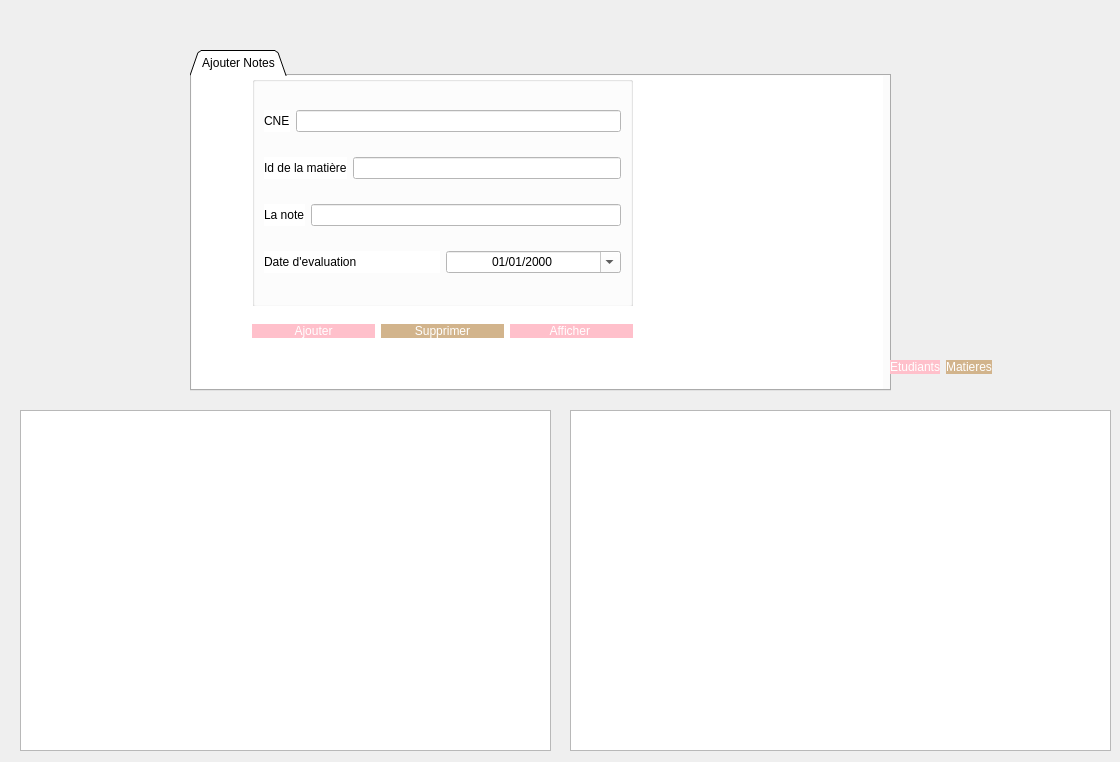
<?xml version="1.0" encoding="UTF-8"?>
<ui version="4.0">
 <class>menuProf</class>
 <widget class="QDialog" name="menuProf">
  <property name="geometry">
   <rect>
    <x>0</x>
    <y>0</y>
    <width>1120</width>
    <height>762</height>
   </rect>
  </property>
  <property name="windowTitle">
   <string>Dialog</string>
  </property>
  <property name="styleSheet">
   <string notr="true"/>
  </property>
  <widget class="QTabWidget" name="tabWidget">
   <property name="geometry">
    <rect>
     <x>190</x>
     <y>50</y>
     <width>701</width>
     <height>341</height>
    </rect>
   </property>
   <property name="maximumSize">
    <size>
     <width>16777215</width>
     <height>341</height>
    </size>
   </property>
   <property name="tabPosition">
    <enum>QTabWidget::North</enum>
   </property>
   <property name="tabShape">
    <enum>QTabWidget::Triangular</enum>
   </property>
   <property name="currentIndex">
    <number>0</number>
   </property>
   <widget class="QWidget" name="tab_Notes">
    <property name="enabled">
     <bool>true</bool>
    </property>
    <attribute name="title">
     <string>Ajouter Notes</string>
    </attribute>
    <widget class="QWidget" name="widget_2" native="true">
     <property name="geometry">
      <rect>
       <x>0</x>
       <y>0</y>
       <width>691</width>
       <height>321</height>
      </rect>
     </property>
     <property name="styleSheet">
      <string notr="true">background: white</string>
     </property>
     <widget class="QGroupBox" name="groupBox_6">
      <property name="geometry">
       <rect>
        <x>60</x>
        <y>0</y>
        <width>381</width>
        <height>231</height>
       </rect>
      </property>
      <property name="title">
       <string/>
      </property>
      <layout class="QVBoxLayout" name="verticalLayout_6">
       <item>
        <layout class="QHBoxLayout" name="horizontalLayout_25">
         <item>
          <widget class="QLabel" name="label_20">
           <property name="text">
            <string>CNE</string>
           </property>
          </widget>
         </item>
         <item>
          <widget class="QLineEdit" name="texte_CNE_Etudiant_2">
           <property name="inputMask">
            <string/>
           </property>
           <property name="text">
            <string/>
           </property>
          </widget>
         </item>
        </layout>
       </item>
       <item>
        <layout class="QHBoxLayout" name="horizontalLayout_26">
         <item>
          <widget class="QLabel" name="label_21">
           <property name="text">
            <string>Id de la matière</string>
           </property>
          </widget>
         </item>
         <item>
          <widget class="QLineEdit" name="texte_Id_Matier_2"/>
         </item>
        </layout>
       </item>
       <item>
        <layout class="QHBoxLayout" name="horizontalLayout_27">
         <item>
          <widget class="QLabel" name="label_22">
           <property name="text">
            <string>La note</string>
           </property>
          </widget>
         </item>
         <item>
          <widget class="QLineEdit" name="texte_Note_2"/>
         </item>
        </layout>
       </item>
       <item>
        <layout class="QHBoxLayout" name="horizontalLayout_17">
         <item>
          <widget class="QLabel" name="label_14">
           <property name="text">
            <string>Date d'evaluation</string>
           </property>
           <property name="textFormat">
            <enum>Qt::AutoText</enum>
           </property>
          </widget>
         </item>
         <item>
          <widget class="QDateTimeEdit" name="Date">
           <property name="enabled">
            <bool>true</bool>
           </property>
           <property name="mouseTracking">
            <bool>false</bool>
           </property>
           <property name="wrapping">
            <bool>false</bool>
           </property>
           <property name="alignment">
            <set>Qt::AlignCenter</set>
           </property>
           <property name="buttonSymbols">
            <enum>QAbstractSpinBox::PlusMinus</enum>
           </property>
           <property name="accelerated">
            <bool>false</bool>
           </property>
           <property name="showGroupSeparator" stdset="0">
            <bool>false</bool>
           </property>
           <property name="displayFormat">
            <string>dd/MM/yyyy </string>
           </property>
           <property name="calendarPopup">
            <bool>true</bool>
           </property>
          </widget>
         </item>
        </layout>
       </item>
      </layout>
     </widget>
     <widget class="QWidget" name="horizontalLayoutWidget_6">
      <property name="geometry">
       <rect>
        <x>60</x>
        <y>230</y>
        <width>381</width>
        <height>51</height>
       </rect>
      </property>
      <layout class="QHBoxLayout" name="horizontalLayout_28">
       <item>
        <widget class="QPushButton" name="pushButton_ajouter_6">
         <property name="styleSheet">
          <string notr="true">QPushButton
{
border:none;
color:white;
background-color:pink;
font: 100 10pt “Arial”;
border-radius:20px solid;
}
QPushButton:Hover
{
background-color:gold;
border-radius:20px;
border-radius:30px;

}
QPushButton:Hover:pressed
{
background-color:green;
color:blue
border-bottom:10px solid black;
}

</string>
         </property>
         <property name="text">
          <string>Ajouter</string>
         </property>
        </widget>
       </item>
       <item>
        <widget class="QPushButton" name="pushButton_supprimer_6">
         <property name="styleSheet">
          <string notr="true">QPushButton
{
border:none;
color:white;
background-color:tan;
font: 100 10pt “Arial”;
border-radius:20px solid;
}
QPushButton:Hover
{
background-color:gold;
border-radius:20px;
border-radius:30px;

}
QPushButton:Hover:pressed
{
background-color:green;
color:blue
border-bottom:10px solid black;
}

</string>
         </property>
         <property name="text">
          <string>Supprimer</string>
         </property>
        </widget>
       </item>
       <item>
        <widget class="QPushButton" name="pushButton_afficher_6">
         <property name="styleSheet">
          <string notr="true">QPushButton
{
border:none;
color:white;
background-color:pink;
font: 100 10pt “Arial”;
border-radius:20px solid;
}
QPushButton:Hover
{
background-color:gold;
border-radius:20px;
border-radius:30px;

}
QPushButton:Hover:pressed
{
background-color:green;
color:blue
border-bottom:10px solid black;
}

</string>
         </property>
         <property name="text">
          <string>Afficher </string>
         </property>
        </widget>
       </item>
      </layout>
     </widget>
     <widget class="QLabel" name="label">
      <property name="geometry">
       <rect>
        <x>470</x>
        <y>30</y>
        <width>201</width>
        <height>241</height>
       </rect>
      </property>
      <property name="text">
       <string/>
      </property>
      <property name="pixmap">
       <pixmap>../../../../../Screenshot 2024-01-08 145938.png</pixmap>
      </property>
     </widget>
    </widget>
   </widget>
  </widget>
  <widget class="QTableView" name="tableView">
   <property name="geometry">
    <rect>
     <x>20</x>
     <y>410</y>
     <width>531</width>
     <height>341</height>
    </rect>
   </property>
  </widget>
  <widget class="QTableView" name="tableView_2">
   <property name="geometry">
    <rect>
     <x>570</x>
     <y>410</y>
     <width>541</width>
     <height>341</height>
    </rect>
   </property>
  </widget>
  <widget class="QWidget" name="horizontalLayoutWidget_7">
   <property name="geometry">
    <rect>
     <x>890</x>
     <y>360</y>
     <width>221</width>
     <height>71</height>
    </rect>
   </property>
   <layout class="QHBoxLayout" name="horizontalLayout_30">
    <property name="spacing">
     <number>6</number>
    </property>
    <property name="sizeConstraint">
     <enum>QLayout::SetFixedSize</enum>
    </property>
    <property name="rightMargin">
     <number>0</number>
    </property>
    <property name="bottomMargin">
     <number>3</number>
    </property>
    <item>
     <widget class="QPushButton" name="pushButton_All_Etudiant_8">
      <property name="styleSheet">
       <string notr="true">QPushButton
{
border:none;
color:white;
background-color:pink;
font: 100 10pt “Arial”;
border-radius:20px solid;
}
QPushButton:Hover
{
background-color:gold;
border-radius:20px;
border-radius:30px;

}
QPushButton:Hover:pressed
{
background-color:green;
color:blue
border-bottom:10px solid black;
}

</string>
      </property>
      <property name="text">
       <string>Etudiants</string>
      </property>
     </widget>
    </item>
    <item>
     <widget class="QPushButton" name="pushButton_All_Matiers_8">
      <property name="styleSheet">
       <string notr="true">QPushButton
{
border:none;
color:white;
background-color:tan;
font: 100 10pt “Arial”;
border-radius:20px solid;
}
QPushButton:Hover
{
background-color:gold;
border-radius:20px;
border-radius:30px;

}
QPushButton:Hover:pressed
{
background-color:green;
color:blue
border-bottom:10px solid black;
}

</string>
      </property>
      <property name="text">
       <string>Matieres</string>
      </property>
     </widget>
    </item>
   </layout>
  </widget>
 </widget>
 <resources/>
 <connections/>
</ui>
